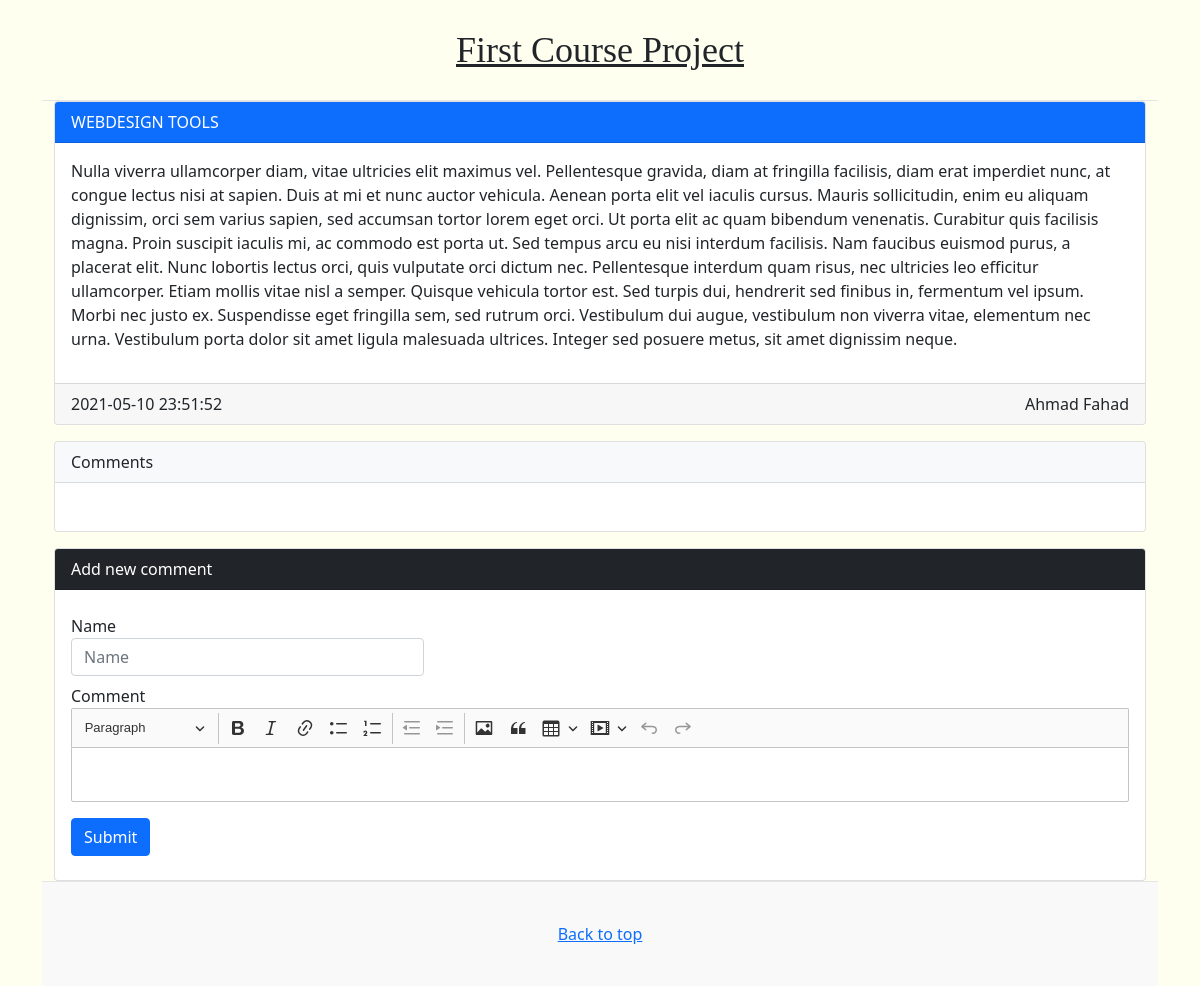
The page /post_details.php?post_id=2 on the database its author committed.
### tables this page shows
CREATE TABLE `posts` (
  `PostID` int(11) NOT NULL,
  `PublisherName` varchar(50) NOT NULL,
  `PostTitle` varchar(50) NOT NULL,
  `PostDetails` text NOT NULL,
  `PostDate` datetime NOT NULL
);

### post_details.php (the view, shortened to what this page needs)
<?PHP
include("connection.php");
include("head.php");
$PostID = (isset($_GET['post_id']) && $_GET['post_id'] )? $_GET['post_id'] : 0;
$sql = "SELECT * FROM `posts` WHERE PostID = '$PostID' ";
$posts = $conn->query($sql);
?>
<main class="container">
  <div class="row g-5">
    <div class="col-md-12">
<?PHP while($post = $posts->fetch_assoc()) {?>
  <div class="card">
  <div class="card-header bg-primary text-white">
  <?=$post['PostTitle']?>
  </div>
  <div class="card-body">
  <p><?PHP echo $post['PostDetails'];?></p>
  </div>
  <div class="card-footer">
  <?=$post['PostDate']?><label class="float-end"><?=$post['PublisherName']?></label>
  </div>
<?PHP } ?>
  </div>
 <div class="card mt-3">
  <div class="card-header bg-light ">
  Comments
  </div>
  <div class="card-body">
  </div>
 </div>
  <div class="card mt-3">
  <div class="card-header bg-dark text-white">
  Add new comment
  </div>
  <div class="card-body">
<form method="post">
<div class="form-group mt-2 col-md-4">
  <label>Name</label>
  <input type="text" name="CommentName" id="CommentName" class="form-control col-3" placeholder="Name">
</div>
<div class="form-group mt-2 mb-2">
  <label>Comment</label>
</div>
<button type="submit" name="doSubmit" class="btn btn-primary mb-2 mt-2">Submit</button>
</form>
  </div>
    </div>
  </div>
</main>
<?PHP include("foot.php"); ?>

### css/blog.css (style rules this page uses)
.bg-back { background-color: #fffff0; }
.bg-light { background-color: #FBF7FC; }

### rows shown on the page
posts: PostTitle "WEBDESIGN TOOLS", PostDetails "Nulla viverra ullamcorper diam, vitae ultricies elit maximus vel. Pellentesque gravida, diam at fringilla facilisis, diam erat imperdiet nunc, at congue lectus nisi at sapien. Duis at mi et nunc auctor vehicula. Aenean porta elit vel iaculis cursus. Mauris sollicitudin, enim eu aliquam dignissim, orci sem varius sapien, sed accumsan tortor lorem eget orci. Ut porta elit ac quam bibendum venenatis. Curabitur quis facilisis magna. Proin suscipit iaculis mi, ac commodo est porta ut. Sed tempus arcu eu nisi interdum facilisis. Nam faucibus euismod purus, a placerat elit. Nunc lobortis lectus orci, quis vulputate orci dictum nec. Pellentesque interdum quam risus, nec ultricies leo efficitur…", PostDate "2021-05-10 23:51:52", PublisherName "Ahmad Fahad"
